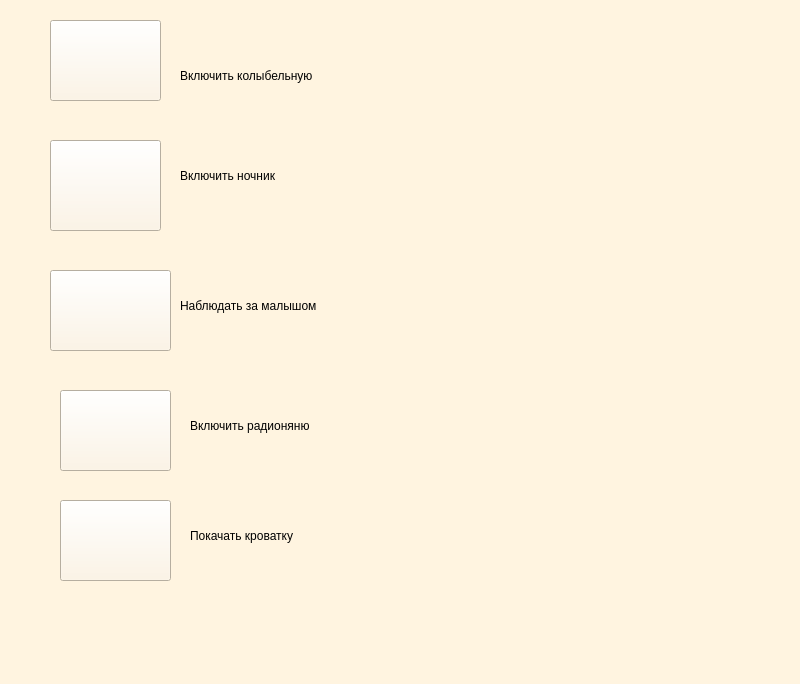
<?xml version="1.0" encoding="UTF-8"?>
<ui version="4.0">
 <class>MainWindow</class>
 <widget class="QMainWindow" name="MainWindow">
  <property name="geometry">
   <rect>
    <x>0</x>
    <y>0</y>
    <width>800</width>
    <height>684</height>
   </rect>
  </property>
  <property name="minimumSize">
   <size>
    <width>800</width>
    <height>0</height>
   </size>
  </property>
  <property name="maximumSize">
   <size>
    <width>800</width>
    <height>16777215</height>
   </size>
  </property>
  <property name="windowTitle">
   <string>MainWindow</string>
  </property>
  <property name="styleSheet">
   <string notr="true">background-color: rgb(255, 244, 224);</string>
  </property>
  <widget class="QWidget" name="centralwidget">
   <widget class="QPushButton" name="button_camera">
    <property name="geometry">
     <rect>
      <x>50</x>
      <y>270</y>
      <width>121</width>
      <height>81</height>
     </rect>
    </property>
    <property name="styleSheet">
     <string notr="true">image: url(:/newPrefix/free-icon-transparency-17130939.png);</string>
    </property>
    <property name="text">
     <string/>
    </property>
   </widget>
   <widget class="QLabel" name="label">
    <property name="geometry">
     <rect>
      <x>210</x>
      <y>310</y>
      <width>60</width>
      <height>16</height>
     </rect>
    </property>
    <property name="text">
     <string/>
    </property>
   </widget>
   <widget class="QLabel" name="label_2">
    <property name="geometry">
     <rect>
      <x>180</x>
      <y>290</y>
      <width>291</width>
      <height>31</height>
     </rect>
    </property>
    <property name="styleSheet">
     <string notr="true">font: 24pt &quot;MS Shell Dlg 2&quot;;</string>
    </property>
    <property name="text">
     <string>Наблюдать за малышом</string>
    </property>
   </widget>
   <widget class="QPushButton" name="button_song">
    <property name="geometry">
     <rect>
      <x>50</x>
      <y>20</y>
      <width>111</width>
      <height>81</height>
     </rect>
    </property>
    <property name="styleSheet">
     <string notr="true">image: url(:/newPrefix/free-icon-musical-77463.png);</string>
    </property>
    <property name="text">
     <string/>
    </property>
   </widget>
   <widget class="QLabel" name="label_3">
    <property name="geometry">
     <rect>
      <x>180</x>
      <y>60</y>
      <width>281</width>
      <height>31</height>
     </rect>
    </property>
    <property name="styleSheet">
     <string notr="true">font: 24pt &quot;MS Shell Dlg 2&quot;;</string>
    </property>
    <property name="text">
     <string>Включить колыбельную</string>
    </property>
   </widget>
   <widget class="QPushButton" name="button_light">
    <property name="geometry">
     <rect>
      <x>50</x>
      <y>140</y>
      <width>111</width>
      <height>91</height>
     </rect>
    </property>
    <property name="styleSheet">
     <string notr="true">image: url(:/newPrefix/free-icon-bulb-13600165.png);</string>
    </property>
    <property name="text">
     <string/>
    </property>
   </widget>
   <widget class="QLabel" name="label_4">
    <property name="geometry">
     <rect>
      <x>180</x>
      <y>160</y>
      <width>211</width>
      <height>31</height>
     </rect>
    </property>
    <property name="styleSheet">
     <string notr="true">font: 24pt &quot;MS Shell Dlg 2&quot;;</string>
    </property>
    <property name="text">
     <string>Включить ночник</string>
    </property>
   </widget>
   <widget class="QLabel" name="label_5">
    <property name="geometry">
     <rect>
      <x>190</x>
      <y>410</y>
      <width>291</width>
      <height>31</height>
     </rect>
    </property>
    <property name="styleSheet">
     <string notr="true">font: 24pt &quot;MS Shell Dlg 2&quot;;</string>
    </property>
    <property name="text">
     <string>Включить радионяню</string>
    </property>
   </widget>
   <widget class="QPushButton" name="button_radio">
    <property name="geometry">
     <rect>
      <x>60</x>
      <y>390</y>
      <width>111</width>
      <height>81</height>
     </rect>
    </property>
    <property name="styleSheet">
     <string notr="true">image: url(:/newPrefix/free-icon-radio-mic-15605.png);</string>
    </property>
    <property name="text">
     <string/>
    </property>
   </widget>
   <widget class="QPushButton" name="button_bed">
    <property name="geometry">
     <rect>
      <x>60</x>
      <y>500</y>
      <width>111</width>
      <height>81</height>
     </rect>
    </property>
    <property name="styleSheet">
     <string notr="true">image: url(:/newPrefix/free-icon-radio-mic-15605.png);</string>
    </property>
    <property name="text">
     <string/>
    </property>
   </widget>
   <widget class="QLabel" name="label_6">
    <property name="geometry">
     <rect>
      <x>190</x>
      <y>520</y>
      <width>291</width>
      <height>31</height>
     </rect>
    </property>
    <property name="styleSheet">
     <string notr="true">font: 24pt &quot;MS Shell Dlg 2&quot;;</string>
    </property>
    <property name="text">
     <string>Покачать кроватку</string>
    </property>
   </widget>
  </widget>
  <widget class="QStatusBar" name="statusbar"/>
 </widget>
 <resources/>
 <connections/>
</ui>
